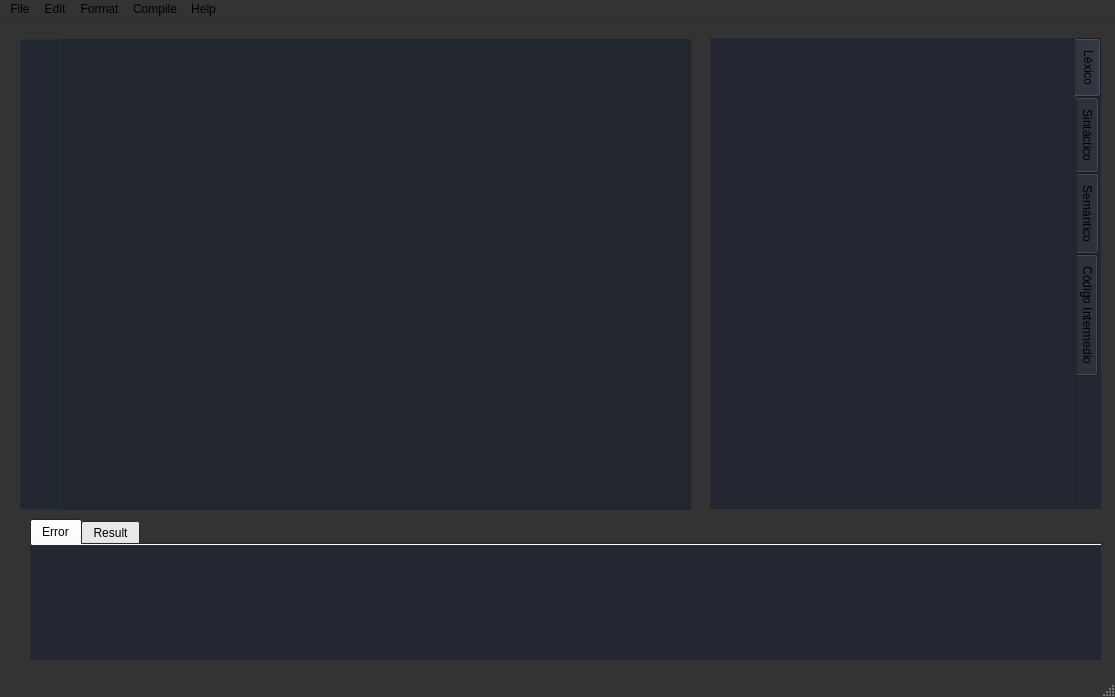
<?xml version="1.0" encoding="UTF-8"?>
<ui version="4.0">
 <class>MainWindow</class>
 <widget class="QMainWindow" name="MainWindow">
  <property name="geometry">
   <rect>
    <x>0</x>
    <y>0</y>
    <width>1115</width>
    <height>697</height>
   </rect>
  </property>
  <property name="palette">
   <palette>
    <active>
     <colorrole role="WindowText">
      <brush brushstyle="SolidPattern">
       <color alpha="255">
        <red>187</red>
        <green>187</green>
        <blue>187</blue>
       </color>
      </brush>
     </colorrole>
     <colorrole role="Text">
      <brush brushstyle="SolidPattern">
       <color alpha="255">
        <red>0</red>
        <green>0</green>
        <blue>0</blue>
       </color>
      </brush>
     </colorrole>
     <colorrole role="ButtonText">
      <brush brushstyle="SolidPattern">
       <color alpha="255">
        <red>0</red>
        <green>0</green>
        <blue>0</blue>
       </color>
      </brush>
     </colorrole>
     <colorrole role="Window">
      <brush brushstyle="SolidPattern">
       <color alpha="255">
        <red>51</red>
        <green>51</green>
        <blue>51</blue>
       </color>
      </brush>
     </colorrole>
     <colorrole role="Highlight">
      <brush brushstyle="SolidPattern">
       <color alpha="255">
        <red>85</red>
        <green>85</green>
        <blue>255</blue>
       </color>
      </brush>
     </colorrole>
     <colorrole role="ToolTipText">
      <brush brushstyle="SolidPattern">
       <color alpha="255">
        <red>0</red>
        <green>0</green>
        <blue>0</blue>
       </color>
      </brush>
     </colorrole>
    </active>
    <inactive>
     <colorrole role="WindowText">
      <brush brushstyle="SolidPattern">
       <color alpha="255">
        <red>187</red>
        <green>187</green>
        <blue>187</blue>
       </color>
      </brush>
     </colorrole>
     <colorrole role="Text">
      <brush brushstyle="SolidPattern">
       <color alpha="255">
        <red>0</red>
        <green>0</green>
        <blue>0</blue>
       </color>
      </brush>
     </colorrole>
     <colorrole role="ButtonText">
      <brush brushstyle="SolidPattern">
       <color alpha="255">
        <red>0</red>
        <green>0</green>
        <blue>0</blue>
       </color>
      </brush>
     </colorrole>
     <colorrole role="Window">
      <brush brushstyle="SolidPattern">
       <color alpha="255">
        <red>51</red>
        <green>51</green>
        <blue>51</blue>
       </color>
      </brush>
     </colorrole>
     <colorrole role="Highlight">
      <brush brushstyle="SolidPattern">
       <color alpha="255">
        <red>85</red>
        <green>85</green>
        <blue>255</blue>
       </color>
      </brush>
     </colorrole>
     <colorrole role="ToolTipText">
      <brush brushstyle="SolidPattern">
       <color alpha="255">
        <red>0</red>
        <green>0</green>
        <blue>0</blue>
       </color>
      </brush>
     </colorrole>
    </inactive>
    <disabled>
     <colorrole role="ButtonText">
      <brush brushstyle="SolidPattern">
       <color alpha="255">
        <red>120</red>
        <green>120</green>
        <blue>120</blue>
       </color>
      </brush>
     </colorrole>
     <colorrole role="Base">
      <brush brushstyle="SolidPattern">
       <color alpha="255">
        <red>51</red>
        <green>51</green>
        <blue>51</blue>
       </color>
      </brush>
     </colorrole>
     <colorrole role="Window">
      <brush brushstyle="SolidPattern">
       <color alpha="255">
        <red>51</red>
        <green>51</green>
        <blue>51</blue>
       </color>
      </brush>
     </colorrole>
     <colorrole role="ToolTipText">
      <brush brushstyle="SolidPattern">
       <color alpha="255">
        <red>0</red>
        <green>0</green>
        <blue>0</blue>
       </color>
      </brush>
     </colorrole>
    </disabled>
   </palette>
  </property>
  <property name="focusPolicy">
   <enum>Qt::TabFocus</enum>
  </property>
  <property name="contextMenuPolicy">
   <enum>Qt::DefaultContextMenu</enum>
  </property>
  <property name="windowTitle">
   <string>IDE</string>
  </property>
  <property name="autoFillBackground">
   <bool>true</bool>
  </property>
  <property name="dockNestingEnabled">
   <bool>false</bool>
  </property>
  <widget class="QWidget" name="centralwidget">
   <widget class="QPlainTextEdit" name="plainTextEditCode">
    <property name="geometry">
     <rect>
      <x>60</x>
      <y>20</y>
      <width>631</width>
      <height>471</height>
     </rect>
    </property>
    <property name="palette">
     <palette>
      <active>
       <colorrole role="Text">
        <brush brushstyle="SolidPattern">
         <color alpha="255">
          <red>187</red>
          <green>187</green>
          <blue>187</blue>
         </color>
        </brush>
       </colorrole>
       <colorrole role="ButtonText">
        <brush brushstyle="SolidPattern">
         <color alpha="255">
          <red>0</red>
          <green>0</green>
          <blue>0</blue>
         </color>
        </brush>
       </colorrole>
       <colorrole role="Base">
        <brush brushstyle="SolidPattern">
         <color alpha="255">
          <red>34</red>
          <green>39</green>
          <blue>46</blue>
         </color>
        </brush>
       </colorrole>
       <colorrole role="HighlightedText">
        <brush brushstyle="SolidPattern">
         <color alpha="255">
          <red>255</red>
          <green>255</green>
          <blue>255</blue>
         </color>
        </brush>
       </colorrole>
      </active>
      <inactive>
       <colorrole role="Text">
        <brush brushstyle="SolidPattern">
         <color alpha="255">
          <red>187</red>
          <green>187</green>
          <blue>187</blue>
         </color>
        </brush>
       </colorrole>
       <colorrole role="ButtonText">
        <brush brushstyle="SolidPattern">
         <color alpha="255">
          <red>0</red>
          <green>0</green>
          <blue>0</blue>
         </color>
        </brush>
       </colorrole>
       <colorrole role="Base">
        <brush brushstyle="SolidPattern">
         <color alpha="255">
          <red>34</red>
          <green>39</green>
          <blue>46</blue>
         </color>
        </brush>
       </colorrole>
       <colorrole role="HighlightedText">
        <brush brushstyle="SolidPattern">
         <color alpha="255">
          <red>255</red>
          <green>255</green>
          <blue>255</blue>
         </color>
        </brush>
       </colorrole>
      </inactive>
      <disabled>
       <colorrole role="HighlightedText">
        <brush brushstyle="SolidPattern">
         <color alpha="255">
          <red>255</red>
          <green>255</green>
          <blue>255</blue>
         </color>
        </brush>
       </colorrole>
      </disabled>
     </palette>
    </property>
    <property name="font">
     <font>
      <pointsize>10</pointsize>
     </font>
    </property>
    <property name="autoFillBackground">
     <bool>true</bool>
    </property>
    <property name="styleSheet">
     <string notr="true">border:none;</string>
    </property>
    <property name="sizeAdjustPolicy">
     <enum>QAbstractScrollArea::AdjustIgnored</enum>
    </property>
    <property name="backgroundVisible">
     <bool>false</bool>
    </property>
    <property name="centerOnScroll">
     <bool>false</bool>
    </property>
   </widget>
   <widget class="QTabWidget" name="tabWidget">
    <property name="enabled">
     <bool>true</bool>
    </property>
    <property name="geometry">
     <rect>
      <x>710</x>
      <y>19</y>
      <width>391</width>
      <height>471</height>
     </rect>
    </property>
    <property name="palette">
     <palette>
      <active>
       <colorrole role="WindowText">
        <brush brushstyle="SolidPattern">
         <color alpha="255">
          <red>0</red>
          <green>0</green>
          <blue>0</blue>
         </color>
        </brush>
       </colorrole>
       <colorrole role="Button">
        <brush brushstyle="SolidPattern">
         <color alpha="255">
          <red>36</red>
          <green>39</green>
          <blue>49</blue>
         </color>
        </brush>
       </colorrole>
       <colorrole role="Light">
        <brush brushstyle="SolidPattern">
         <color alpha="255">
          <red>255</red>
          <green>255</green>
          <blue>255</blue>
         </color>
        </brush>
       </colorrole>
       <colorrole role="Dark">
        <brush brushstyle="SolidPattern">
         <color alpha="255">
          <red>160</red>
          <green>160</green>
          <blue>160</blue>
         </color>
        </brush>
       </colorrole>
       <colorrole role="Text">
        <brush brushstyle="SolidPattern">
         <color alpha="255">
          <red>0</red>
          <green>0</green>
          <blue>0</blue>
         </color>
        </brush>
       </colorrole>
       <colorrole role="BrightText">
        <brush brushstyle="SolidPattern">
         <color alpha="255">
          <red>255</red>
          <green>255</green>
          <blue>255</blue>
         </color>
        </brush>
       </colorrole>
       <colorrole role="ButtonText">
        <brush brushstyle="SolidPattern">
         <color alpha="255">
          <red>0</red>
          <green>0</green>
          <blue>0</blue>
         </color>
        </brush>
       </colorrole>
       <colorrole role="Base">
        <brush brushstyle="SolidPattern">
         <color alpha="255">
          <red>36</red>
          <green>39</green>
          <blue>49</blue>
         </color>
        </brush>
       </colorrole>
       <colorrole role="Window">
        <brush brushstyle="SolidPattern">
         <color alpha="255">
          <red>36</red>
          <green>39</green>
          <blue>49</blue>
         </color>
        </brush>
       </colorrole>
       <colorrole role="HighlightedText">
        <brush brushstyle="SolidPattern">
         <color alpha="255">
          <red>255</red>
          <green>255</green>
          <blue>255</blue>
         </color>
        </brush>
       </colorrole>
       <colorrole role="AlternateBase">
        <brush brushstyle="SolidPattern">
         <color alpha="255">
          <red>36</red>
          <green>39</green>
          <blue>46</blue>
         </color>
        </brush>
       </colorrole>
       <colorrole role="ToolTipBase">
        <brush brushstyle="SolidPattern">
         <color alpha="255">
          <red>255</red>
          <green>255</green>
          <blue>220</blue>
         </color>
        </brush>
       </colorrole>
       <colorrole role="ToolTipText">
        <brush brushstyle="SolidPattern">
         <color alpha="255">
          <red>0</red>
          <green>0</green>
          <blue>0</blue>
         </color>
        </brush>
       </colorrole>
       <colorrole role="PlaceholderText">
        <brush brushstyle="SolidPattern">
         <color alpha="128">
          <red>0</red>
          <green>0</green>
          <blue>0</blue>
         </color>
        </brush>
       </colorrole>
      </active>
      <inactive>
       <colorrole role="WindowText">
        <brush brushstyle="SolidPattern">
         <color alpha="255">
          <red>0</red>
          <green>0</green>
          <blue>0</blue>
         </color>
        </brush>
       </colorrole>
       <colorrole role="Button">
        <brush brushstyle="SolidPattern">
         <color alpha="255">
          <red>36</red>
          <green>39</green>
          <blue>49</blue>
         </color>
        </brush>
       </colorrole>
       <colorrole role="Light">
        <brush brushstyle="SolidPattern">
         <color alpha="255">
          <red>255</red>
          <green>255</green>
          <blue>255</blue>
         </color>
        </brush>
       </colorrole>
       <colorrole role="Dark">
        <brush brushstyle="SolidPattern">
         <color alpha="255">
          <red>160</red>
          <green>160</green>
          <blue>160</blue>
         </color>
        </brush>
       </colorrole>
       <colorrole role="Text">
        <brush brushstyle="SolidPattern">
         <color alpha="255">
          <red>0</red>
          <green>0</green>
          <blue>0</blue>
         </color>
        </brush>
       </colorrole>
       <colorrole role="BrightText">
        <brush brushstyle="SolidPattern">
         <color alpha="255">
          <red>255</red>
          <green>255</green>
          <blue>255</blue>
         </color>
        </brush>
       </colorrole>
       <colorrole role="ButtonText">
        <brush brushstyle="SolidPattern">
         <color alpha="255">
          <red>0</red>
          <green>0</green>
          <blue>0</blue>
         </color>
        </brush>
       </colorrole>
       <colorrole role="Base">
        <brush brushstyle="SolidPattern">
         <color alpha="255">
          <red>36</red>
          <green>39</green>
          <blue>49</blue>
         </color>
        </brush>
       </colorrole>
       <colorrole role="Window">
        <brush brushstyle="SolidPattern">
         <color alpha="255">
          <red>36</red>
          <green>39</green>
          <blue>49</blue>
         </color>
        </brush>
       </colorrole>
       <colorrole role="HighlightedText">
        <brush brushstyle="SolidPattern">
         <color alpha="255">
          <red>255</red>
          <green>255</green>
          <blue>255</blue>
         </color>
        </brush>
       </colorrole>
       <colorrole role="AlternateBase">
        <brush brushstyle="SolidPattern">
         <color alpha="255">
          <red>36</red>
          <green>39</green>
          <blue>46</blue>
         </color>
        </brush>
       </colorrole>
       <colorrole role="ToolTipBase">
        <brush brushstyle="SolidPattern">
         <color alpha="255">
          <red>255</red>
          <green>255</green>
          <blue>220</blue>
         </color>
        </brush>
       </colorrole>
       <colorrole role="ToolTipText">
        <brush brushstyle="SolidPattern">
         <color alpha="255">
          <red>0</red>
          <green>0</green>
          <blue>0</blue>
         </color>
        </brush>
       </colorrole>
       <colorrole role="PlaceholderText">
        <brush brushstyle="SolidPattern">
         <color alpha="128">
          <red>0</red>
          <green>0</green>
          <blue>0</blue>
         </color>
        </brush>
       </colorrole>
      </inactive>
      <disabled>
       <colorrole role="WindowText">
        <brush brushstyle="SolidPattern">
         <color alpha="255">
          <red>0</red>
          <green>0</green>
          <blue>0</blue>
         </color>
        </brush>
       </colorrole>
       <colorrole role="Button">
        <brush brushstyle="SolidPattern">
         <color alpha="255">
          <red>36</red>
          <green>39</green>
          <blue>49</blue>
         </color>
        </brush>
       </colorrole>
       <colorrole role="Light">
        <brush brushstyle="SolidPattern">
         <color alpha="255">
          <red>255</red>
          <green>255</green>
          <blue>255</blue>
         </color>
        </brush>
       </colorrole>
       <colorrole role="Dark">
        <brush brushstyle="SolidPattern">
         <color alpha="255">
          <red>160</red>
          <green>160</green>
          <blue>160</blue>
         </color>
        </brush>
       </colorrole>
       <colorrole role="Text">
        <brush brushstyle="SolidPattern">
         <color alpha="255">
          <red>0</red>
          <green>0</green>
          <blue>0</blue>
         </color>
        </brush>
       </colorrole>
       <colorrole role="BrightText">
        <brush brushstyle="SolidPattern">
         <color alpha="255">
          <red>255</red>
          <green>255</green>
          <blue>255</blue>
         </color>
        </brush>
       </colorrole>
       <colorrole role="ButtonText">
        <brush brushstyle="SolidPattern">
         <color alpha="255">
          <red>0</red>
          <green>0</green>
          <blue>0</blue>
         </color>
        </brush>
       </colorrole>
       <colorrole role="Base">
        <brush brushstyle="SolidPattern">
         <color alpha="255">
          <red>36</red>
          <green>39</green>
          <blue>49</blue>
         </color>
        </brush>
       </colorrole>
       <colorrole role="Window">
        <brush brushstyle="SolidPattern">
         <color alpha="255">
          <red>36</red>
          <green>39</green>
          <blue>49</blue>
         </color>
        </brush>
       </colorrole>
       <colorrole role="HighlightedText">
        <brush brushstyle="SolidPattern">
         <color alpha="255">
          <red>255</red>
          <green>255</green>
          <blue>255</blue>
         </color>
        </brush>
       </colorrole>
       <colorrole role="AlternateBase">
        <brush brushstyle="SolidPattern">
         <color alpha="255">
          <red>36</red>
          <green>39</green>
          <blue>46</blue>
         </color>
        </brush>
       </colorrole>
       <colorrole role="ToolTipBase">
        <brush brushstyle="SolidPattern">
         <color alpha="255">
          <red>255</red>
          <green>255</green>
          <blue>220</blue>
         </color>
        </brush>
       </colorrole>
       <colorrole role="ToolTipText">
        <brush brushstyle="SolidPattern">
         <color alpha="255">
          <red>0</red>
          <green>0</green>
          <blue>0</blue>
         </color>
        </brush>
       </colorrole>
       <colorrole role="PlaceholderText">
        <brush brushstyle="SolidPattern">
         <color alpha="128">
          <red>0</red>
          <green>0</green>
          <blue>0</blue>
         </color>
        </brush>
       </colorrole>
      </disabled>
     </palette>
    </property>
    <property name="mouseTracking">
     <bool>false</bool>
    </property>
    <property name="tabletTracking">
     <bool>false</bool>
    </property>
    <property name="focusPolicy">
     <enum>Qt::TabFocus</enum>
    </property>
    <property name="acceptDrops">
     <bool>false</bool>
    </property>
    <property name="autoFillBackground">
     <bool>false</bool>
    </property>
    <property name="styleSheet">
     <string notr="true">background-color: rgb(36,39,49);
color: rgb(0,0,0);</string>
    </property>
    <property name="tabPosition">
     <enum>QTabWidget::East</enum>
    </property>
    <property name="currentIndex">
     <number>0</number>
    </property>
    <property name="elideMode">
     <enum>Qt::ElideNone</enum>
    </property>
    <property name="documentMode">
     <bool>true</bool>
    </property>
    <property name="tabsClosable">
     <bool>false</bool>
    </property>
    <property name="movable">
     <bool>false</bool>
    </property>
    <property name="tabBarAutoHide">
     <bool>false</bool>
    </property>
    <widget class="QWidget" name="tab">
     <attribute name="title">
      <string>Léxico</string>
     </attribute>
     <widget class="QPlainTextEdit" name="plainTextEdit_Lexico">
      <property name="enabled">
       <bool>true</bool>
      </property>
      <property name="geometry">
       <rect>
        <x>0</x>
        <y>0</y>
        <width>361</width>
        <height>471</height>
       </rect>
      </property>
      <property name="styleSheet">
       <string notr="true">border: none;
color: rgb(187, 187, 187);
background-color: rgb(36,39,49);</string>
      </property>
     </widget>
    </widget>
    <widget class="QWidget" name="tab_2">
     <attribute name="title">
      <string>Sintáctico</string>
     </attribute>
     <widget class="QPlainTextEdit" name="plainTextEdit_Sintactico">
      <property name="enabled">
       <bool>true</bool>
      </property>
      <property name="geometry">
       <rect>
        <x>3</x>
        <y>0</y>
        <width>371</width>
        <height>471</height>
       </rect>
      </property>
      <property name="styleSheet">
       <string notr="true">border: none;
background-color: rgb(36,39,49);</string>
      </property>
     </widget>
    </widget>
    <widget class="QWidget" name="tab_3">
     <attribute name="title">
      <string>Semántico</string>
     </attribute>
     <widget class="QPlainTextEdit" name="plainTextEdit_Semantico">
      <property name="enabled">
       <bool>true</bool>
      </property>
      <property name="geometry">
       <rect>
        <x>0</x>
        <y>0</y>
        <width>371</width>
        <height>471</height>
       </rect>
      </property>
      <property name="styleSheet">
       <string notr="true">border: none;
background-color: rgb(36,39,49);</string>
      </property>
     </widget>
    </widget>
    <widget class="QWidget" name="tab_4">
     <attribute name="title">
      <string>Código Intermedio</string>
     </attribute>
     <widget class="QPlainTextEdit" name="plainTextEdit_CI">
      <property name="enabled">
       <bool>true</bool>
      </property>
      <property name="geometry">
       <rect>
        <x>0</x>
        <y>0</y>
        <width>371</width>
        <height>471</height>
       </rect>
      </property>
      <property name="styleSheet">
       <string notr="true">border: none;
background-color: rgb(36,39,49);</string>
      </property>
     </widget>
    </widget>
   </widget>
   <widget class="QTabWidget" name="tabWidget_2">
    <property name="enabled">
     <bool>true</bool>
    </property>
    <property name="geometry">
     <rect>
      <x>30</x>
      <y>500</y>
      <width>1071</width>
      <height>141</height>
     </rect>
    </property>
    <property name="palette">
     <palette>
      <active>
       <colorrole role="WindowText">
        <brush brushstyle="SolidPattern">
         <color alpha="255">
          <red>0</red>
          <green>0</green>
          <blue>0</blue>
         </color>
        </brush>
       </colorrole>
       <colorrole role="Text">
        <brush brushstyle="SolidPattern">
         <color alpha="255">
          <red>0</red>
          <green>0</green>
          <blue>0</blue>
         </color>
        </brush>
       </colorrole>
       <colorrole role="ButtonText">
        <brush brushstyle="SolidPattern">
         <color alpha="255">
          <red>0</red>
          <green>0</green>
          <blue>0</blue>
         </color>
        </brush>
       </colorrole>
       <colorrole role="Base">
        <brush brushstyle="SolidPattern">
         <color alpha="255">
          <red>36</red>
          <green>39</green>
          <blue>46</blue>
         </color>
        </brush>
       </colorrole>
       <colorrole role="AlternateBase">
        <brush brushstyle="SolidPattern">
         <color alpha="255">
          <red>36</red>
          <green>39</green>
          <blue>46</blue>
         </color>
        </brush>
       </colorrole>
       <colorrole role="PlaceholderText">
        <brush brushstyle="SolidPattern">
         <color alpha="128">
          <red>0</red>
          <green>0</green>
          <blue>0</blue>
         </color>
        </brush>
       </colorrole>
      </active>
      <inactive>
       <colorrole role="WindowText">
        <brush brushstyle="SolidPattern">
         <color alpha="255">
          <red>0</red>
          <green>0</green>
          <blue>0</blue>
         </color>
        </brush>
       </colorrole>
       <colorrole role="Text">
        <brush brushstyle="SolidPattern">
         <color alpha="255">
          <red>0</red>
          <green>0</green>
          <blue>0</blue>
         </color>
        </brush>
       </colorrole>
       <colorrole role="ButtonText">
        <brush brushstyle="SolidPattern">
         <color alpha="255">
          <red>0</red>
          <green>0</green>
          <blue>0</blue>
         </color>
        </brush>
       </colorrole>
       <colorrole role="Base">
        <brush brushstyle="SolidPattern">
         <color alpha="255">
          <red>36</red>
          <green>39</green>
          <blue>46</blue>
         </color>
        </brush>
       </colorrole>
       <colorrole role="AlternateBase">
        <brush brushstyle="SolidPattern">
         <color alpha="255">
          <red>36</red>
          <green>39</green>
          <blue>46</blue>
         </color>
        </brush>
       </colorrole>
       <colorrole role="PlaceholderText">
        <brush brushstyle="SolidPattern">
         <color alpha="128">
          <red>0</red>
          <green>0</green>
          <blue>0</blue>
         </color>
        </brush>
       </colorrole>
      </inactive>
      <disabled>
       <colorrole role="WindowText">
        <brush brushstyle="SolidPattern">
         <color alpha="255">
          <red>0</red>
          <green>0</green>
          <blue>0</blue>
         </color>
        </brush>
       </colorrole>
       <colorrole role="Text">
        <brush brushstyle="SolidPattern">
         <color alpha="255">
          <red>0</red>
          <green>0</green>
          <blue>0</blue>
         </color>
        </brush>
       </colorrole>
       <colorrole role="ButtonText">
        <brush brushstyle="SolidPattern">
         <color alpha="255">
          <red>0</red>
          <green>0</green>
          <blue>0</blue>
         </color>
        </brush>
       </colorrole>
       <colorrole role="AlternateBase">
        <brush brushstyle="SolidPattern">
         <color alpha="255">
          <red>36</red>
          <green>39</green>
          <blue>46</blue>
         </color>
        </brush>
       </colorrole>
       <colorrole role="PlaceholderText">
        <brush brushstyle="SolidPattern">
         <color alpha="128">
          <red>0</red>
          <green>0</green>
          <blue>0</blue>
         </color>
        </brush>
       </colorrole>
      </disabled>
     </palette>
    </property>
    <property name="autoFillBackground">
     <bool>false</bool>
    </property>
    <property name="styleSheet">
     <string notr="true">
border: none;
color: rgb(0,0,0);
QTabBar::tab {
    background-color: rgb(36,39,49);
}</string>
    </property>
    <property name="currentIndex">
     <number>0</number>
    </property>
    <property name="documentMode">
     <bool>true</bool>
    </property>
    <widget class="QWidget" name="tab_5">
     <attribute name="title">
      <string>Error</string>
     </attribute>
     <widget class="QPlainTextEdit" name="plainTextEdit_Error">
      <property name="enabled">
       <bool>true</bool>
      </property>
      <property name="geometry">
       <rect>
        <x>0</x>
        <y>0</y>
        <width>1071</width>
        <height>121</height>
       </rect>
      </property>
      <property name="palette">
       <palette>
        <active>
         <colorrole role="Button">
          <brush brushstyle="SolidPattern">
           <color alpha="255">
            <red>36</red>
            <green>39</green>
            <blue>49</blue>
           </color>
          </brush>
         </colorrole>
         <colorrole role="Text">
          <brush brushstyle="SolidPattern">
           <color alpha="255">
            <red>187</red>
            <green>187</green>
            <blue>187</blue>
           </color>
          </brush>
         </colorrole>
         <colorrole role="Base">
          <brush brushstyle="SolidPattern">
           <color alpha="255">
            <red>36</red>
            <green>39</green>
            <blue>49</blue>
           </color>
          </brush>
         </colorrole>
         <colorrole role="Window">
          <brush brushstyle="SolidPattern">
           <color alpha="255">
            <red>36</red>
            <green>39</green>
            <blue>49</blue>
           </color>
          </brush>
         </colorrole>
        </active>
        <inactive>
         <colorrole role="Button">
          <brush brushstyle="SolidPattern">
           <color alpha="255">
            <red>36</red>
            <green>39</green>
            <blue>49</blue>
           </color>
          </brush>
         </colorrole>
         <colorrole role="Text">
          <brush brushstyle="SolidPattern">
           <color alpha="255">
            <red>187</red>
            <green>187</green>
            <blue>187</blue>
           </color>
          </brush>
         </colorrole>
         <colorrole role="Base">
          <brush brushstyle="SolidPattern">
           <color alpha="255">
            <red>36</red>
            <green>39</green>
            <blue>49</blue>
           </color>
          </brush>
         </colorrole>
         <colorrole role="Window">
          <brush brushstyle="SolidPattern">
           <color alpha="255">
            <red>36</red>
            <green>39</green>
            <blue>49</blue>
           </color>
          </brush>
         </colorrole>
        </inactive>
        <disabled>
         <colorrole role="Button">
          <brush brushstyle="SolidPattern">
           <color alpha="255">
            <red>36</red>
            <green>39</green>
            <blue>49</blue>
           </color>
          </brush>
         </colorrole>
         <colorrole role="Base">
          <brush brushstyle="SolidPattern">
           <color alpha="255">
            <red>36</red>
            <green>39</green>
            <blue>49</blue>
           </color>
          </brush>
         </colorrole>
         <colorrole role="Window">
          <brush brushstyle="SolidPattern">
           <color alpha="255">
            <red>36</red>
            <green>39</green>
            <blue>49</blue>
           </color>
          </brush>
         </colorrole>
        </disabled>
       </palette>
      </property>
      <property name="autoFillBackground">
       <bool>true</bool>
      </property>
      <property name="styleSheet">
       <string notr="true">border: none;
background-color: rgb(36,39,49);
color: rbg(187, 187, 187);</string>
      </property>
      <property name="sizeAdjustPolicy">
       <enum>QAbstractScrollArea::AdjustIgnored</enum>
      </property>
      <property name="backgroundVisible">
       <bool>false</bool>
      </property>
      <property name="centerOnScroll">
       <bool>false</bool>
      </property>
     </widget>
    </widget>
    <widget class="QWidget" name="tab_6">
     <attribute name="title">
      <string>Result</string>
     </attribute>
     <widget class="QPlainTextEdit" name="plainTextEdit_Result">
      <property name="enabled">
       <bool>true</bool>
      </property>
      <property name="geometry">
       <rect>
        <x>0</x>
        <y>0</y>
        <width>1071</width>
        <height>121</height>
       </rect>
      </property>
      <property name="palette">
       <palette>
        <active>
         <colorrole role="WindowText">
          <brush brushstyle="SolidPattern">
           <color alpha="255">
            <red>187</red>
            <green>187</green>
            <blue>187</blue>
           </color>
          </brush>
         </colorrole>
         <colorrole role="Button">
          <brush brushstyle="SolidPattern">
           <color alpha="255">
            <red>36</red>
            <green>39</green>
            <blue>49</blue>
           </color>
          </brush>
         </colorrole>
         <colorrole role="Text">
          <brush brushstyle="SolidPattern">
           <color alpha="255">
            <red>187</red>
            <green>187</green>
            <blue>187</blue>
           </color>
          </brush>
         </colorrole>
         <colorrole role="ButtonText">
          <brush brushstyle="SolidPattern">
           <color alpha="255">
            <red>187</red>
            <green>187</green>
            <blue>187</blue>
           </color>
          </brush>
         </colorrole>
         <colorrole role="Base">
          <brush brushstyle="SolidPattern">
           <color alpha="255">
            <red>36</red>
            <green>39</green>
            <blue>49</blue>
           </color>
          </brush>
         </colorrole>
         <colorrole role="Window">
          <brush brushstyle="SolidPattern">
           <color alpha="255">
            <red>36</red>
            <green>39</green>
            <blue>49</blue>
           </color>
          </brush>
         </colorrole>
         <colorrole role="AlternateBase">
          <brush brushstyle="SolidPattern">
           <color alpha="255">
            <red>36</red>
            <green>39</green>
            <blue>46</blue>
           </color>
          </brush>
         </colorrole>
         <colorrole role="PlaceholderText">
          <brush brushstyle="SolidPattern">
           <color alpha="128">
            <red>187</red>
            <green>187</green>
            <blue>187</blue>
           </color>
          </brush>
         </colorrole>
        </active>
        <inactive>
         <colorrole role="WindowText">
          <brush brushstyle="SolidPattern">
           <color alpha="255">
            <red>187</red>
            <green>187</green>
            <blue>187</blue>
           </color>
          </brush>
         </colorrole>
         <colorrole role="Button">
          <brush brushstyle="SolidPattern">
           <color alpha="255">
            <red>36</red>
            <green>39</green>
            <blue>49</blue>
           </color>
          </brush>
         </colorrole>
         <colorrole role="Text">
          <brush brushstyle="SolidPattern">
           <color alpha="255">
            <red>187</red>
            <green>187</green>
            <blue>187</blue>
           </color>
          </brush>
         </colorrole>
         <colorrole role="ButtonText">
          <brush brushstyle="SolidPattern">
           <color alpha="255">
            <red>187</red>
            <green>187</green>
            <blue>187</blue>
           </color>
          </brush>
         </colorrole>
         <colorrole role="Base">
          <brush brushstyle="SolidPattern">
           <color alpha="255">
            <red>36</red>
            <green>39</green>
            <blue>49</blue>
           </color>
          </brush>
         </colorrole>
         <colorrole role="Window">
          <brush brushstyle="SolidPattern">
           <color alpha="255">
            <red>36</red>
            <green>39</green>
            <blue>49</blue>
           </color>
          </brush>
         </colorrole>
         <colorrole role="AlternateBase">
          <brush brushstyle="SolidPattern">
           <color alpha="255">
            <red>36</red>
            <green>39</green>
            <blue>46</blue>
           </color>
          </brush>
         </colorrole>
         <colorrole role="PlaceholderText">
          <brush brushstyle="SolidPattern">
           <color alpha="128">
            <red>187</red>
            <green>187</green>
            <blue>187</blue>
           </color>
          </brush>
         </colorrole>
        </inactive>
        <disabled>
         <colorrole role="WindowText">
          <brush brushstyle="SolidPattern">
           <color alpha="255">
            <red>187</red>
            <green>187</green>
            <blue>187</blue>
           </color>
          </brush>
         </colorrole>
         <colorrole role="Button">
          <brush brushstyle="SolidPattern">
           <color alpha="255">
            <red>36</red>
            <green>39</green>
            <blue>49</blue>
           </color>
          </brush>
         </colorrole>
         <colorrole role="Text">
          <brush brushstyle="SolidPattern">
           <color alpha="255">
            <red>187</red>
            <green>187</green>
            <blue>187</blue>
           </color>
          </brush>
         </colorrole>
         <colorrole role="ButtonText">
          <brush brushstyle="SolidPattern">
           <color alpha="255">
            <red>187</red>
            <green>187</green>
            <blue>187</blue>
           </color>
          </brush>
         </colorrole>
         <colorrole role="Base">
          <brush brushstyle="SolidPattern">
           <color alpha="255">
            <red>36</red>
            <green>39</green>
            <blue>49</blue>
           </color>
          </brush>
         </colorrole>
         <colorrole role="Window">
          <brush brushstyle="SolidPattern">
           <color alpha="255">
            <red>36</red>
            <green>39</green>
            <blue>49</blue>
           </color>
          </brush>
         </colorrole>
         <colorrole role="AlternateBase">
          <brush brushstyle="SolidPattern">
           <color alpha="255">
            <red>36</red>
            <green>39</green>
            <blue>46</blue>
           </color>
          </brush>
         </colorrole>
         <colorrole role="PlaceholderText">
          <brush brushstyle="SolidPattern">
           <color alpha="128">
            <red>187</red>
            <green>187</green>
            <blue>187</blue>
           </color>
          </brush>
         </colorrole>
        </disabled>
       </palette>
      </property>
      <property name="styleSheet">
       <string notr="true">background-color: rgb(36,39,49);
color:rgb(187, 187, 187)</string>
      </property>
     </widget>
    </widget>
   </widget>
   <widget class="QTextEdit" name="textEditLineNumber">
    <property name="enabled">
     <bool>true</bool>
    </property>
    <property name="geometry">
     <rect>
      <x>20</x>
      <y>20</y>
      <width>41</width>
      <height>471</height>
     </rect>
    </property>
    <property name="font">
     <font>
      <pointsize>10</pointsize>
     </font>
    </property>
    <property name="styleSheet">
     <string notr="true">background-color: rgb(34, 39, 49);
color: rgb(187,187,187);
border: 0.5px solid rgb(34, 49, 49);</string>
    </property>
    <property name="verticalScrollBarPolicy">
     <enum>Qt::ScrollBarAsNeeded</enum>
    </property>
   </widget>
  </widget>
  <widget class="QStatusBar" name="statusbar"/>
  <widget class="QMenuBar" name="menubar">
   <property name="geometry">
    <rect>
     <x>0</x>
     <y>0</y>
     <width>1115</width>
     <height>22</height>
    </rect>
   </property>
   <widget class="QMenu" name="menuFile">
    <property name="title">
     <string>File</string>
    </property>
    <addaction name="actionOpen"/>
    <addaction name="actionSave_all"/>
    <addaction name="actionSave_as"/>
    <addaction name="actionClose"/>
   </widget>
   <widget class="QMenu" name="menuEdit">
    <property name="title">
     <string>Edit</string>
    </property>
   </widget>
   <widget class="QMenu" name="menuCompile">
    <property name="acceptDrops">
     <bool>true</bool>
    </property>
    <property name="autoFillBackground">
     <bool>true</bool>
    </property>
    <property name="title">
     <string>Compile</string>
    </property>
    <addaction name="actionLexico"/>
    <addaction name="actionSintactico"/>
    <addaction name="actionSemantico"/>
    <addaction name="actionCodigo_Intermedio"/>
    <addaction name="actionCompile_all"/>
   </widget>
   <widget class="QMenu" name="menuFormat">
    <property name="title">
     <string>Format</string>
    </property>
   </widget>
   <widget class="QMenu" name="menuHelp">
    <property name="enabled">
     <bool>true</bool>
    </property>
    <property name="palette">
     <palette>
      <active>
       <colorrole role="Button">
        <brush brushstyle="SolidPattern">
         <color alpha="255">
          <red>36</red>
          <green>39</green>
          <blue>49</blue>
         </color>
        </brush>
       </colorrole>
       <colorrole role="Base">
        <brush brushstyle="SolidPattern">
         <color alpha="255">
          <red>36</red>
          <green>39</green>
          <blue>49</blue>
         </color>
        </brush>
       </colorrole>
       <colorrole role="Window">
        <brush brushstyle="SolidPattern">
         <color alpha="255">
          <red>36</red>
          <green>39</green>
          <blue>49</blue>
         </color>
        </brush>
       </colorrole>
      </active>
      <inactive>
       <colorrole role="Button">
        <brush brushstyle="SolidPattern">
         <color alpha="255">
          <red>36</red>
          <green>39</green>
          <blue>49</blue>
         </color>
        </brush>
       </colorrole>
       <colorrole role="Base">
        <brush brushstyle="SolidPattern">
         <color alpha="255">
          <red>36</red>
          <green>39</green>
          <blue>49</blue>
         </color>
        </brush>
       </colorrole>
       <colorrole role="Window">
        <brush brushstyle="SolidPattern">
         <color alpha="255">
          <red>36</red>
          <green>39</green>
          <blue>49</blue>
         </color>
        </brush>
       </colorrole>
      </inactive>
      <disabled>
       <colorrole role="Button">
        <brush brushstyle="SolidPattern">
         <color alpha="255">
          <red>36</red>
          <green>39</green>
          <blue>49</blue>
         </color>
        </brush>
       </colorrole>
       <colorrole role="Base">
        <brush brushstyle="SolidPattern">
         <color alpha="255">
          <red>36</red>
          <green>39</green>
          <blue>49</blue>
         </color>
        </brush>
       </colorrole>
       <colorrole role="Window">
        <brush brushstyle="SolidPattern">
         <color alpha="255">
          <red>36</red>
          <green>39</green>
          <blue>49</blue>
         </color>
        </brush>
       </colorrole>
      </disabled>
     </palette>
    </property>
    <property name="cursor">
     <cursorShape>ArrowCursor</cursorShape>
    </property>
    <property name="autoFillBackground">
     <bool>false</bool>
    </property>
    <property name="styleSheet">
     <string notr="true">background-color: rgb(36,39,49);</string>
    </property>
    <property name="tearOffEnabled">
     <bool>false</bool>
    </property>
    <property name="title">
     <string>Help</string>
    </property>
    <property name="separatorsCollapsible">
     <bool>false</bool>
    </property>
    <property name="toolTipsVisible">
     <bool>false</bool>
    </property>
   </widget>
   <addaction name="menuFile"/>
   <addaction name="menuEdit"/>
   <addaction name="menuFormat"/>
   <addaction name="menuCompile"/>
   <addaction name="menuHelp"/>
  </widget>
  <action name="actionOpen">
   <property name="text">
    <string>Open File</string>
   </property>
   <property name="shortcut">
    <string>Ctrl+O</string>
   </property>
  </action>
  <action name="actionClose">
   <property name="text">
    <string>Close</string>
   </property>
   <property name="shortcut">
    <string/>
   </property>
  </action>
  <action name="actionSave_as">
   <property name="text">
    <string>Save As ...</string>
   </property>
   <property name="shortcut">
    <string>Ctrl+Shift+S</string>
   </property>
  </action>
  <action name="actionSave_all">
   <property name="text">
    <string>Save All</string>
   </property>
   <property name="shortcut">
    <string>Ctrl+S</string>
   </property>
  </action>
  <action name="actionLexico">
   <property name="text">
    <string>Lexico</string>
   </property>
  </action>
  <action name="actionSintactico">
   <property name="text">
    <string>Sintactico</string>
   </property>
  </action>
  <action name="actionSemantico">
   <property name="text">
    <string>Semantico</string>
   </property>
  </action>
  <action name="actionCodigo_Intermedio">
   <property name="text">
    <string>Codigo Intermedio</string>
   </property>
  </action>
  <action name="actionCompile_all">
   <property name="text">
    <string>Compile all</string>
   </property>
  </action>
 </widget>
 <resources/>
 <connections/>
</ui>
